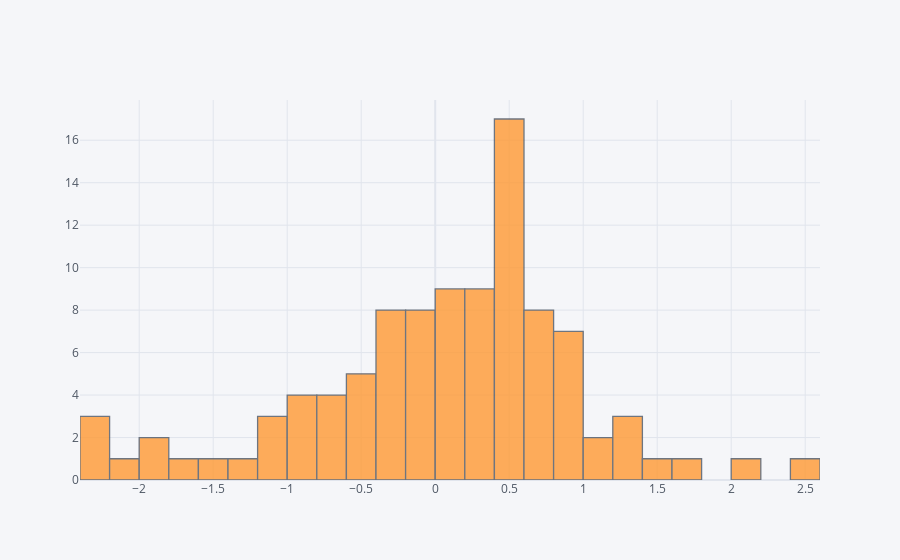

The code cell stored with this chart in its notebook:
### Markdown cell above
## histogram

### Code cell
df['A'].iplot(kind='hist',bins=25)

### Figure 1 — Plotly figure (JSON) as saved in the notebook; plotly's stock layout.template omitted (floating-point values rounded to 4 significant figures)
{"data": [{"histfunc": "count", "histnorm": "", "marker": {"color": "rgba(255, 153, 51, 1.0)", "line": {"color": "#4D5663", "width": 1.3}}, "name": "A", "nbinsx": 25, "opacity": 0.8, "orientation": "v", "type": "histogram", "x": [-2.188, -0.6659, -1.381, 0.7178, -0.5079, -0.9255, 0.07017, 0.2166, 0.6576, -0.7204, -0.4167, 2.006, 0.6918, 0.4911, 0.5466, -0.04128, 0.2229, 0.5763, 0.4191, -0.315, 0.467, -1.17, 0.7365, -0.009131, 0.4672, 0.3028, -0.3026, 0.4814, 1.22, -1.827, 0.0397, 0.4927, -1.004, -0.5252, 0.9567, 0.537, -0.3161, -0.2337, 0.4194, 0.9965, 1.305, 0.1392, 0.9926, -0.2271, -0.9502, -1.076, -1.958, 0.2097, 1.239, 0.08181, 0.642, 0.03006, 0.8415, 0.7685, -0.02781, -0.162, -0.009273, 0.8996, -0.7931, 0.5707, 0.461, -0.02302, 1.529, -0.8874, 0.3544, 0.04815, -0.1441, -2.358, 0.3657, -0.01532, -1.598, 0.9893, 0.4457, -0.4836, 0.7242, 0.4682, 0.8399, 0.1454, -0.5605, 2.425, -0.7078, 0.2077, 0.4664, 0.3611, 0.1343, -2.331, -0.3117, -0.2456, 1.034, 0.6606, -2.267, 1.635, 0.4248, -0.3912, 0.2772, 0.1069, 1.117, 0.4115, -0.9309, -1.733]}], "layout": {"barmode": "overlay", "legend": {"bgcolor": "#F5F6F9", "font": {"color": "#4D5663"}}, "paper_bgcolor": "#F5F6F9", "plot_bgcolor": "#F5F6F9", "title": {"font": {"color": "#4D5663"}}, "xaxis": {"gridcolor": "#E1E5ED", "showgrid": true, "tickfont": {"color": "#4D5663"}, "title": {"font": {"color": "#4D5663"}, "text": ""}, "zerolinecolor": "#E1E5ED"}, "yaxis": {"gridcolor": "#E1E5ED", "showgrid": true, "tickfont": {"color": "#4D5663"}, "title": {"font": {"color": "#4D5663"}, "text": ""}, "zerolinecolor": "#E1E5ED"}}}
